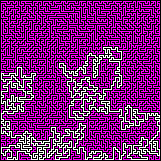
#> input picture 2019/HiP/DEFCON/DEFCON1/img/result_violet_modified.png, 161 x 161 px, found by its file name
$ python get_path.py
#> lines starting #> are read from the running program, lines starting #| are printed output that depends on the picture; after the words box and inside, x2 and y2 are one past the last pixel; in counts of white or black regions, pixels touching at a corner belong together
import numpy as np
from PIL import Image

# Load image
imgpil = Image.open("result_violet_modified.png")
#> imgpil is the input picture: PIL image 161x161 RGB; mean R, G, B 125.9, 26.6, 125.9
image = np.array(imgpil)

# Path len and starting point
path_len = 2703
curr_coor = (79,75)
path = ""

# Retrieve the next white cell, update the path, paint the visited cell, and update the current cell
for i in range(path_len):
    x,y = curr_coor
    # Right
    if np.array_equal(image[x+1,y],[255,255,255]) or np.array_equal(image[x+1,y],[1,1,255]):
        path += 'r'
        image[x+1,y] = [0,255,0]
        curr_coor = (x+1,y)
    # Left
    if np.array_equal(image[x-1,y],[255,255,255]) or np.array_equal(image[x-1,y],[1,1,255]):
        path += 'l'
        image[x-1,y] = [0,255,0]
        curr_coor = (x-1,y)
    # Down
    if np.array_equal(image[x,y+1],[255,255,255]) or np.array_equal(image[x,y+1],[1,1,255]):
        path += 'd'
        image[x,y+1] = [0,255,0]
        curr_coor = (x,y+1)
    # Up
    if np.array_equal(image[x,y-1],[255,255,255]) or np.array_equal(image[x,y-1],[1,1,255]):
        path += 'u'
        image[x,y-1] = [0,255,0]
        curr_coor = (x,y-1)
    print(curr_coor)
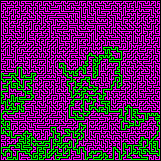
#> image: shape (161, 161, 3); 10.43% of pixels changed, all inside (x1, y1, x2, y2) = (1, 47, 160, 160)

print(path)
#> (printed output is left out)
